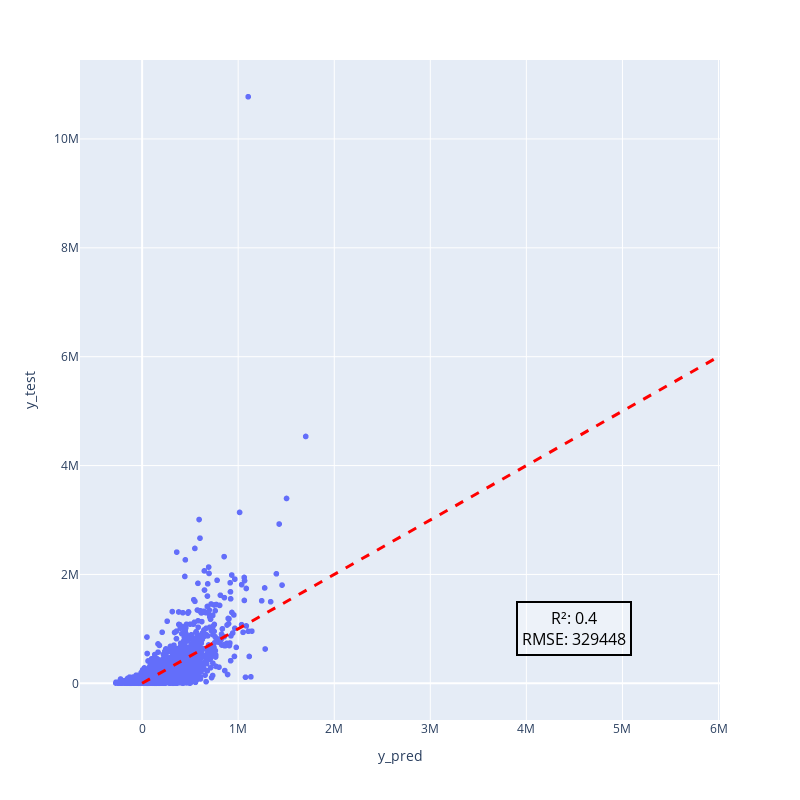

Notebook source saved alongside this figure:
### Markdown cell above
The linear regressor allows negative seats capacity, which is very unconvinient. It's more problematic than the relatively low r².  
The number of routes with low capacity is underestimated, probably because some of them might be estimated with negative capacity. The very highly frequented routes are also poorly acknowledged. The number of intermediate routes is overestimated.   
It suggets that the relation is not linear, at least for some of the predictors.  
*(The graph above has a log y-scale)*

### Code cell
fig_lr = px.scatter(df, x="y_pred", y="y_test", width=800, height=800)
fig_lr.add_shape(
    type="line",
    x0=0,
    x1=6e6,
    y0=0,
    y1=6e6,
    line=dict(color="red", width=3, dash="dash"),
)


# Add text annotation
fig_lr.add_annotation(
    text="R²: {}<br>RMSE: {}".format(
        r2.round(2), int(rmse)
    ),  # Replace with your desired text
    x=4.5e6,  # X-coordinate of the text
    y=1e6,  # Y-coordinate of the text
    showarrow=False,  # To hide the arrow
    font=dict(size=16, color="black"),  # Customize the font style
    bgcolor="rgba(255, 255, 255, 0.3)",  # Background color with transparency
    bordercolor="black",  # Border color
    borderwidth=2,  # Border width
    borderpad=4,  # Padding for the border
)

fig_lr

### Figure 1 — Plotly figure (JSON) as saved in the notebook; plotly's stock layout.template omitted (floating-point values rounded to 4 significant figures; data arrays with more than 128 entries replaced by an {"elided": "..."} marker saying what was removed)
{"data": [{"hovertemplate": "y_pred=%{x}<br>y_test=%{y}<extra></extra>", "legendgroup": "", "marker": {"color": "#636efa", "symbol": "circle"}, "mode": "markers", "name": "", "showlegend": false, "type": "scattergl", "x": {"elided": "2212 float values"}, "xaxis": "x", "y": {"elided": "2212 float values"}, "yaxis": "y"}], "layout": {"annotations": [{"bgcolor": "rgba(255, 255, 255, 0.3)", "bordercolor": "black", "borderpad": 4, "borderwidth": 2, "font": {"color": "black", "size": 16}, "showarrow": false, "text": "R²: 0.4<br>RMSE: 329448", "x": 4500000, "y": 1000000}], "height": 800, "legend": {"tracegroupgap": 0}, "margin": {"t": 60}, "shapes": [{"line": {"color": "red", "dash": "dash", "width": 3}, "type": "line", "x0": 0, "x1": 6000000, "y0": 0, "y1": 6000000}], "width": 800, "xaxis": {"anchor": "y", "autorange": true, "domain": [0, 1], "range": [-646700.0, 6016000.0], "title": {"text": "y_pred"}, "type": "linear"}, "yaxis": {"anchor": "x", "autorange": true, "domain": [0, 1], "range": [-674100.0, 11450000.0], "title": {"text": "y_test"}, "type": "linear"}}}
